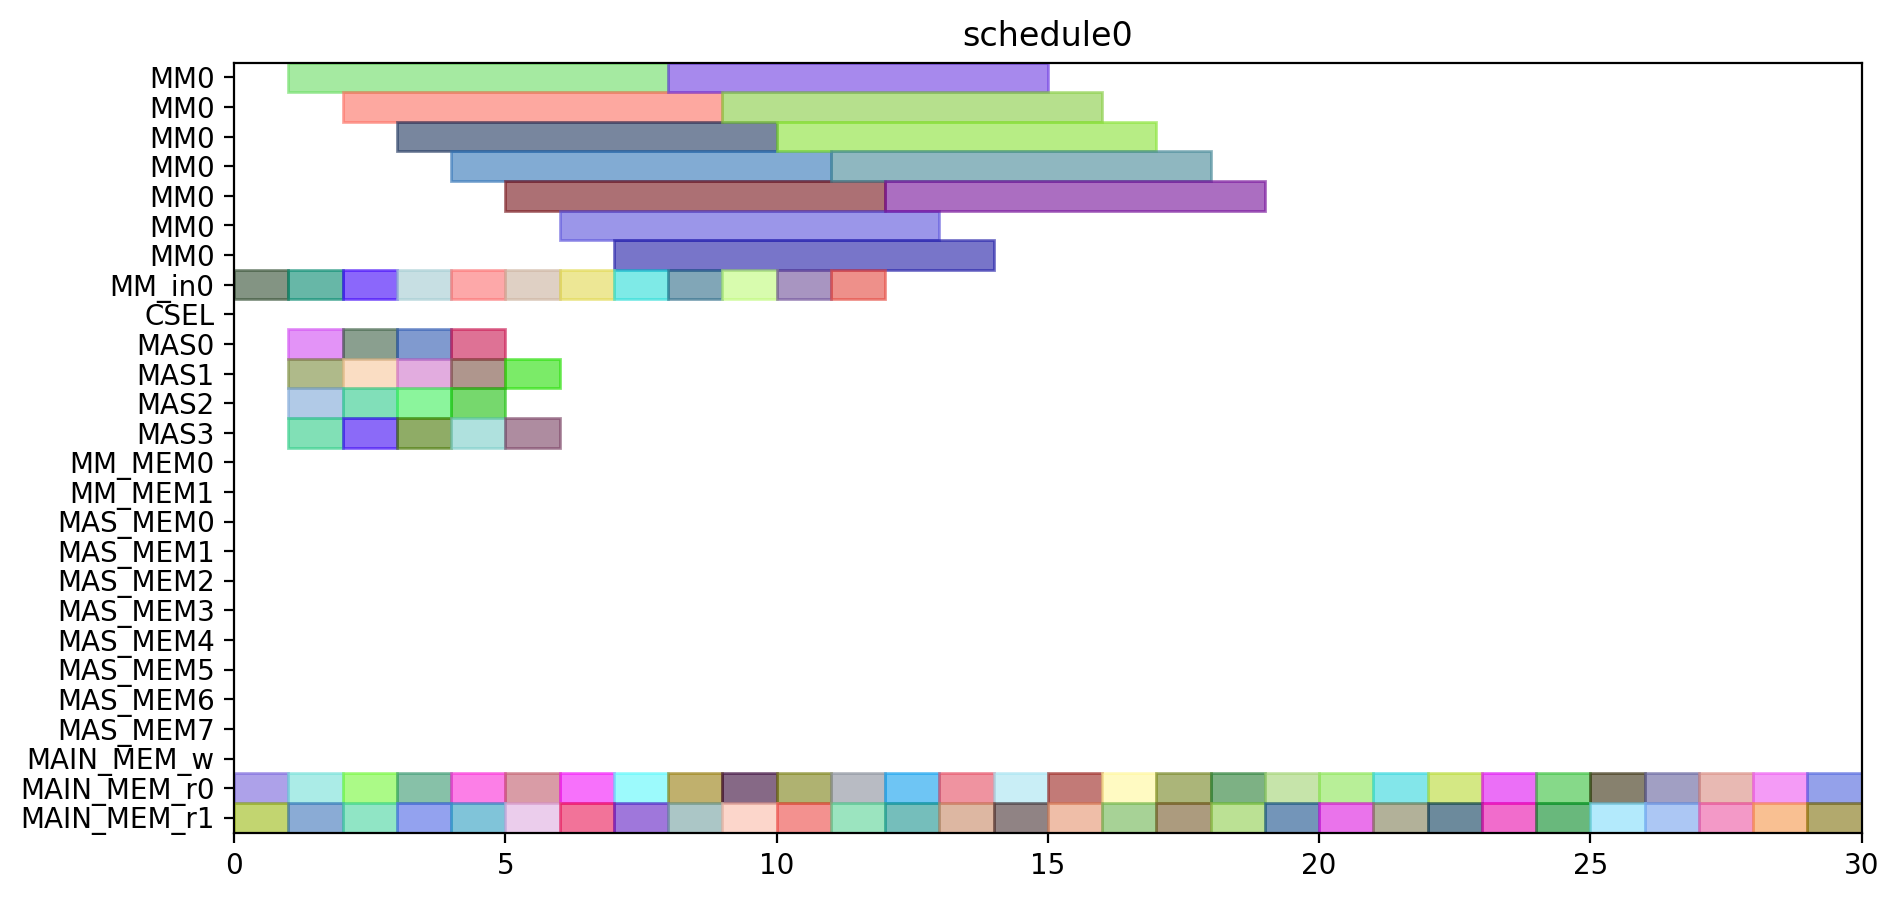

Source code (Python):
from pyschedule import Scenario, solvers, plotters, alt


def solve():
	horizon = 90
	S = Scenario("schedule0", horizon=horizon)

	# resource
	MM = S.Resources('MM', num=1, size=7)
	MM_in = S.Resources('MM_in', num=1)
	CSEL = S.Resource('CSEL')
	MAS = S.Resources('MAS', num=4, size=1, periods=range(1, horizon))
	MM_MEM = S.Resources('MM_MEM', num=2)
	MAS_MEM = S.Resources('MAS_MEM', num=8)
	MAIN_MEM_w = S.Resource('MAIN_MEM_w', size=1)
	MAIN_MEM_r = S.Resources('MAIN_MEM_r', num=2)

	# result of previous scheduling

	# new tasks
	T1_t0 = S.Task('T1_t0', length=1, delay_cost=1)
	T1_t0 += alt(MAS)

	T1_t0_mem0 = S.Task('T1_t0_mem0', length=1, delay_cost=1)
	T1_t0_mem0 += MAIN_MEM_r[0]
	T1_t0_mem1 = S.Task('T1_t0_mem1', length=1, delay_cost=1)
	T1_t0_mem1 += MAIN_MEM_r[1]
	T1_t1 = S.Task('T1_t1', length=1, delay_cost=1)
	T1_t1 += alt(MAS)

	T1_t1_mem0 = S.Task('T1_t1_mem0', length=1, delay_cost=1)
	T1_t1_mem0 += MAIN_MEM_r[0]
	T1_t1_mem1 = S.Task('T1_t1_mem1', length=1, delay_cost=1)
	T1_t1_mem1 += MAIN_MEM_r[1]
	T1_t3_in = S.Task('T1_t3_in', length=1, delay_cost=1)
	T1_t3_in += alt(MM_in)
	T1_t3 = S.Task('T1_t3', length=7, delay_cost=1)
	T1_t3 += alt(MM)
	S += T1_t3>=T1_t3_in

	T1_t3_mem0 = S.Task('T1_t3_mem0', length=1, delay_cost=1)
	T1_t3_mem0 += MAIN_MEM_r[0]
	T1_t3_mem1 = S.Task('T1_t3_mem1', length=1, delay_cost=1)
	T1_t3_mem1 += MAIN_MEM_r[1]
	T2_t0_in = S.Task('T2_t0_in', length=1, delay_cost=1)
	T2_t0_in += alt(MM_in)
	T2_t0 = S.Task('T2_t0', length=7, delay_cost=1)
	T2_t0 += alt(MM)
	S += T2_t0>=T2_t0_in

	T2_t0_mem0 = S.Task('T2_t0_mem0', length=1, delay_cost=1)
	T2_t0_mem0 += MAIN_MEM_r[0]
	T2_t0_mem1 = S.Task('T2_t0_mem1', length=1, delay_cost=1)
	T2_t0_mem1 += MAIN_MEM_r[1]
	T2_t1_in = S.Task('T2_t1_in', length=1, delay_cost=1)
	T2_t1_in += alt(MM_in)
	T2_t1 = S.Task('T2_t1', length=7, delay_cost=1)
	T2_t1 += alt(MM)
	S += T2_t1>=T2_t1_in

	T2_t1_mem0 = S.Task('T2_t1_mem0', length=1, delay_cost=1)
	T2_t1_mem0 += MAIN_MEM_r[0]
	T2_t1_mem1 = S.Task('T2_t1_mem1', length=1, delay_cost=1)
	T2_t1_mem1 += MAIN_MEM_r[1]
	T2_t2 = S.Task('T2_t2', length=1, delay_cost=1)
	T2_t2 += alt(MAS)

	T2_t2_mem0 = S.Task('T2_t2_mem0', length=1, delay_cost=1)
	T2_t2_mem0 += MAIN_MEM_r[0]
	T2_t2_mem1 = S.Task('T2_t2_mem1', length=1, delay_cost=1)
	T2_t2_mem1 += MAIN_MEM_r[1]
	T2_t3 = S.Task('T2_t3', length=1, delay_cost=1)
	T2_t3 += alt(MAS)

	T2_t3_mem0 = S.Task('T2_t3_mem0', length=1, delay_cost=1)
	T2_t3_mem0 += MAIN_MEM_r[0]
	T2_t3_mem1 = S.Task('T2_t3_mem1', length=1, delay_cost=1)
	T2_t3_mem1 += MAIN_MEM_r[1]
	T3_t0_in = S.Task('T3_t0_in', length=1, delay_cost=1)
	T3_t0_in += alt(MM_in)
	T3_t0 = S.Task('T3_t0', length=7, delay_cost=1)
	T3_t0 += alt(MM)
	S += T3_t0>=T3_t0_in

	T3_t0_mem0 = S.Task('T3_t0_mem0', length=1, delay_cost=1)
	T3_t0_mem0 += MAIN_MEM_r[0]
	T3_t0_mem1 = S.Task('T3_t0_mem1', length=1, delay_cost=1)
	T3_t0_mem1 += MAIN_MEM_r[1]
	T3_t1_in = S.Task('T3_t1_in', length=1, delay_cost=1)
	T3_t1_in += alt(MM_in)
	T3_t1 = S.Task('T3_t1', length=7, delay_cost=1)
	T3_t1 += alt(MM)
	S += T3_t1>=T3_t1_in

	T3_t1_mem0 = S.Task('T3_t1_mem0', length=1, delay_cost=1)
	T3_t1_mem0 += MAIN_MEM_r[0]
	T3_t1_mem1 = S.Task('T3_t1_mem1', length=1, delay_cost=1)
	T3_t1_mem1 += MAIN_MEM_r[1]
	T3_t2 = S.Task('T3_t2', length=1, delay_cost=1)
	T3_t2 += alt(MAS)

	T3_t2_mem0 = S.Task('T3_t2_mem0', length=1, delay_cost=1)
	T3_t2_mem0 += MAIN_MEM_r[0]
	T3_t2_mem1 = S.Task('T3_t2_mem1', length=1, delay_cost=1)
	T3_t2_mem1 += MAIN_MEM_r[1]
	T3_t3 = S.Task('T3_t3', length=1, delay_cost=1)
	T3_t3 += alt(MAS)

	T3_t3_mem0 = S.Task('T3_t3_mem0', length=1, delay_cost=1)
	T3_t3_mem0 += MAIN_MEM_r[0]
	T3_t3_mem1 = S.Task('T3_t3_mem1', length=1, delay_cost=1)
	T3_t3_mem1 += MAIN_MEM_r[1]
	T4_t0_in = S.Task('T4_t0_in', length=1, delay_cost=1)
	T4_t0_in += alt(MM_in)
	T4_t0 = S.Task('T4_t0', length=7, delay_cost=1)
	T4_t0 += alt(MM)
	S += T4_t0>=T4_t0_in

	T4_t0_mem0 = S.Task('T4_t0_mem0', length=1, delay_cost=1)
	T4_t0_mem0 += MAIN_MEM_r[0]
	T4_t0_mem1 = S.Task('T4_t0_mem1', length=1, delay_cost=1)
	T4_t0_mem1 += MAIN_MEM_r[1]
	T4_t1_in = S.Task('T4_t1_in', length=1, delay_cost=1)
	T4_t1_in += alt(MM_in)
	T4_t1 = S.Task('T4_t1', length=7, delay_cost=1)
	T4_t1 += alt(MM)
	S += T4_t1>=T4_t1_in

	T4_t1_mem0 = S.Task('T4_t1_mem0', length=1, delay_cost=1)
	T4_t1_mem0 += MAIN_MEM_r[0]
	T4_t1_mem1 = S.Task('T4_t1_mem1', length=1, delay_cost=1)
	T4_t1_mem1 += MAIN_MEM_r[1]
	T4_t2 = S.Task('T4_t2', length=1, delay_cost=1)
	T4_t2 += alt(MAS)

	T4_t2_mem0 = S.Task('T4_t2_mem0', length=1, delay_cost=1)
	T4_t2_mem0 += MAIN_MEM_r[0]
	T4_t2_mem1 = S.Task('T4_t2_mem1', length=1, delay_cost=1)
	T4_t2_mem1 += MAIN_MEM_r[1]
	T4_t3 = S.Task('T4_t3', length=1, delay_cost=1)
	T4_t3 += alt(MAS)

	T4_t3_mem0 = S.Task('T4_t3_mem0', length=1, delay_cost=1)
	T4_t3_mem0 += MAIN_MEM_r[0]
	T4_t3_mem1 = S.Task('T4_t3_mem1', length=1, delay_cost=1)
	T4_t3_mem1 += MAIN_MEM_r[1]
	T5_t0 = S.Task('T5_t0', length=1, delay_cost=1)
	T5_t0 += alt(MAS)

	T5_t0_mem0 = S.Task('T5_t0_mem0', length=1, delay_cost=1)
	T5_t0_mem0 += MAIN_MEM_r[0]
	T5_t0_mem1 = S.Task('T5_t0_mem1', length=1, delay_cost=1)
	T5_t0_mem1 += MAIN_MEM_r[1]
	T5_t1 = S.Task('T5_t1', length=1, delay_cost=1)
	T5_t1 += alt(MAS)

	T5_t1_mem0 = S.Task('T5_t1_mem0', length=1, delay_cost=1)
	T5_t1_mem0 += MAIN_MEM_r[0]
	T5_t1_mem1 = S.Task('T5_t1_mem1', length=1, delay_cost=1)
	T5_t1_mem1 += MAIN_MEM_r[1]
	T5_t3_in = S.Task('T5_t3_in', length=1, delay_cost=1)
	T5_t3_in += alt(MM_in)
	T5_t3 = S.Task('T5_t3', length=7, delay_cost=1)
	T5_t3 += alt(MM)
	S += T5_t3>=T5_t3_in

	T5_t3_mem0 = S.Task('T5_t3_mem0', length=1, delay_cost=1)
	T5_t3_mem0 += MAIN_MEM_r[0]
	T5_t3_mem1 = S.Task('T5_t3_mem1', length=1, delay_cost=1)
	T5_t3_mem1 += MAIN_MEM_r[1]
	T6_t0_in = S.Task('T6_t0_in', length=1, delay_cost=1)
	T6_t0_in += alt(MM_in)
	T6_t0 = S.Task('T6_t0', length=7, delay_cost=1)
	T6_t0 += alt(MM)
	S += T6_t0>=T6_t0_in

	T6_t0_mem0 = S.Task('T6_t0_mem0', length=1, delay_cost=1)
	T6_t0_mem0 += MAIN_MEM_r[0]
	T6_t0_mem1 = S.Task('T6_t0_mem1', length=1, delay_cost=1)
	T6_t0_mem1 += MAIN_MEM_r[1]
	T6_t1_in = S.Task('T6_t1_in', length=1, delay_cost=1)
	T6_t1_in += alt(MM_in)
	T6_t1 = S.Task('T6_t1', length=7, delay_cost=1)
	T6_t1 += alt(MM)
	S += T6_t1>=T6_t1_in

	T6_t1_mem0 = S.Task('T6_t1_mem0', length=1, delay_cost=1)
	T6_t1_mem0 += MAIN_MEM_r[0]
	T6_t1_mem1 = S.Task('T6_t1_mem1', length=1, delay_cost=1)
	T6_t1_mem1 += MAIN_MEM_r[1]
	T6_t2 = S.Task('T6_t2', length=1, delay_cost=1)
	T6_t2 += alt(MAS)

	T6_t2_mem0 = S.Task('T6_t2_mem0', length=1, delay_cost=1)
	T6_t2_mem0 += MAIN_MEM_r[0]
	T6_t2_mem1 = S.Task('T6_t2_mem1', length=1, delay_cost=1)
	T6_t2_mem1 += MAIN_MEM_r[1]
	T6_t3 = S.Task('T6_t3', length=1, delay_cost=1)
	T6_t3 += alt(MAS)

	T6_t3_mem0 = S.Task('T6_t3_mem0', length=1, delay_cost=1)
	T6_t3_mem0 += MAIN_MEM_r[0]
	T6_t3_mem1 = S.Task('T6_t3_mem1', length=1, delay_cost=1)
	T6_t3_mem1 += MAIN_MEM_r[1]
	T7_t0_in = S.Task('T7_t0_in', length=1, delay_cost=1)
	T7_t0_in += alt(MM_in)
	T7_t0 = S.Task('T7_t0', length=7, delay_cost=1)
	T7_t0 += alt(MM)
	S += T7_t0>=T7_t0_in

	T7_t0_mem0 = S.Task('T7_t0_mem0', length=1, delay_cost=1)
	T7_t0_mem0 += MAIN_MEM_r[0]
	T7_t0_mem1 = S.Task('T7_t0_mem1', length=1, delay_cost=1)
	T7_t0_mem1 += MAIN_MEM_r[1]
	T7_t1_in = S.Task('T7_t1_in', length=1, delay_cost=1)
	T7_t1_in += alt(MM_in)
	T7_t1 = S.Task('T7_t1', length=7, delay_cost=1)
	T7_t1 += alt(MM)
	S += T7_t1>=T7_t1_in

	T7_t1_mem0 = S.Task('T7_t1_mem0', length=1, delay_cost=1)
	T7_t1_mem0 += MAIN_MEM_r[0]
	T7_t1_mem1 = S.Task('T7_t1_mem1', length=1, delay_cost=1)
	T7_t1_mem1 += MAIN_MEM_r[1]
	T7_t2 = S.Task('T7_t2', length=1, delay_cost=1)
	T7_t2 += alt(MAS)

	T7_t2_mem0 = S.Task('T7_t2_mem0', length=1, delay_cost=1)
	T7_t2_mem0 += MAIN_MEM_r[0]
	T7_t2_mem1 = S.Task('T7_t2_mem1', length=1, delay_cost=1)
	T7_t2_mem1 += MAIN_MEM_r[1]
	T7_t3 = S.Task('T7_t3', length=1, delay_cost=1)
	T7_t3 += alt(MAS)

	T7_t3_mem0 = S.Task('T7_t3_mem0', length=1, delay_cost=1)
	T7_t3_mem0 += MAIN_MEM_r[0]
	T7_t3_mem1 = S.Task('T7_t3_mem1', length=1, delay_cost=1)
	T7_t3_mem1 += MAIN_MEM_r[1]
	T8_t2 = S.Task('T8_t2', length=1, delay_cost=1)
	T8_t2 += alt(MAS)

	T8_t2_mem0 = S.Task('T8_t2_mem0', length=1, delay_cost=1)
	T8_t2_mem0 += MAIN_MEM_r[0]
	T8_t2_mem1 = S.Task('T8_t2_mem1', length=1, delay_cost=1)
	T8_t2_mem1 += MAIN_MEM_r[1]
	T9_t2 = S.Task('T9_t2', length=1, delay_cost=1)
	T9_t2 += alt(MAS)

	T9_t2_mem0 = S.Task('T9_t2_mem0', length=1, delay_cost=1)
	T9_t2_mem0 += MAIN_MEM_r[0]
	T9_t2_mem1 = S.Task('T9_t2_mem1', length=1, delay_cost=1)
	T9_t2_mem1 += MAIN_MEM_r[1]
	T10_t2 = S.Task('T10_t2', length=1, delay_cost=1)
	T10_t2 += alt(MAS)

	T10_t2_mem0 = S.Task('T10_t2_mem0', length=1, delay_cost=1)
	T10_t2_mem0 += MAIN_MEM_r[0]
	T10_t2_mem1 = S.Task('T10_t2_mem1', length=1, delay_cost=1)
	T10_t2_mem1 += MAIN_MEM_r[1]
	T11_t2 = S.Task('T11_t2', length=1, delay_cost=1)
	T11_t2 += alt(MAS)

	T11_t2_mem0 = S.Task('T11_t2_mem0', length=1, delay_cost=1)
	T11_t2_mem0 += MAIN_MEM_r[0]
	T11_t2_mem1 = S.Task('T11_t2_mem1', length=1, delay_cost=1)
	T11_t2_mem1 += MAIN_MEM_r[1]
	solvers.mip.solve(S,msg=1,kind='CPLEX',ratio_gap=1.01)

	solution = [['hoge']*len(S.solution()[1]) for i in range(len(S.solution()))]
	for i in range(len(S.solution())):
		for j in range(len(S.solution()[i])):
			solution[i][j]=str(S.solution()[i][j])
	print(solution)

	cycles = int(solution[-1][3])

	pic_file_name = "/home/mfukuda/ABE/multiRAM_multiMAS_16mux/scheduling_result/stage7MM1_stage1MAS4/EP2_LADDERMUL/schedule0.png"
	if(S.solution() != []):
		plotters.matplotlib.plot(S,img_filename=pic_file_name, show_task_labels=False, fig_size=(cycles*0.25+3, 5))

	return solution
